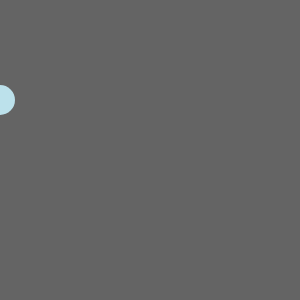
Frame 1 (no input)
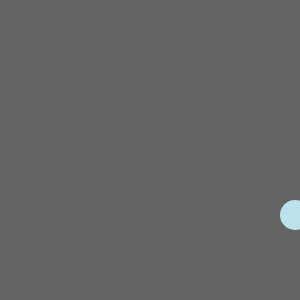
Frame 60 (no input)
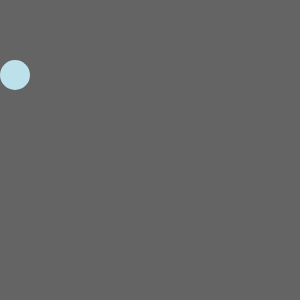
Frame 120 (the mouse pressed at the canvas centre since frame 60)

The p5.js sketch that drew these frames (run headless with seeded random() and noise() and a simulated clock; from frame 60 on, the mouse is pressed at the canvas centre):

// p5.js sketch
// ── sketch.js
var circleX = 0;
var circleY = 100;
var speedX = 5;
var speedY = 5;

function setup() {
  createCanvas(300, 300);
}

function draw() {
  /*var myColor = 255;
  if(mouseX > 100 || mouseX < 200) {
    myColor = 0;
  }

  background(myColor);

  fill(255);
  rect(100, 0, 100, height-1);*/

  background(100);
  fill(188, 225, 235);
  noStroke();
  ellipse(circleX, circleY, 30, 30);

  if (circleX > width || circleX < 0) {
  speedX = speedX * -1;
}

  circleX = circleX + speedX;

  if (circleY > height || circleY < 0) {
    speedY = speedY * -1;
  }

  circleY = circleY + speedY;
}
